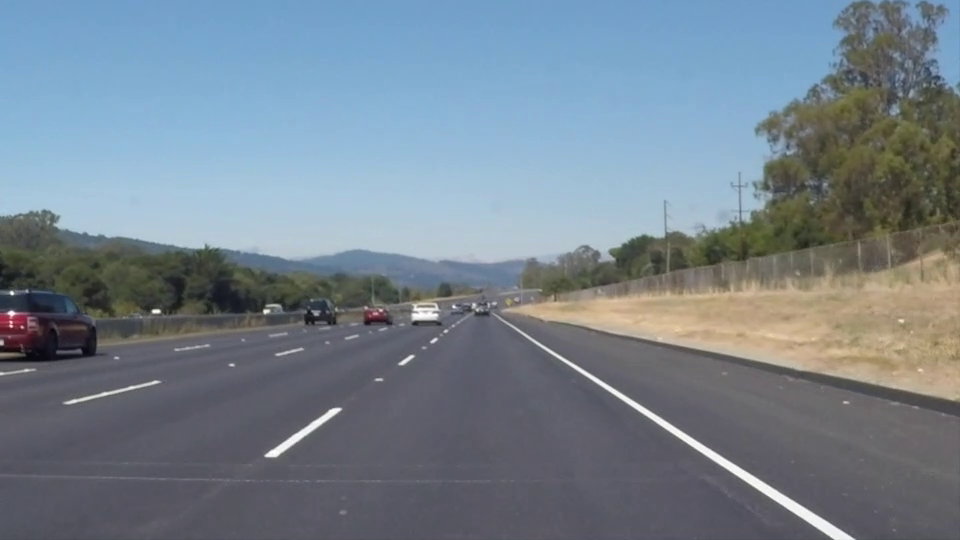
#> input picture frame 22 of test1.mp4, 960 x 540 px
$ python Opency.py
#> lines starting #> are read from the running program, lines starting #| are printed output that depends on the picture; after the words box and inside, x2 and y2 are one past the last pixel; in counts of white or black regions, pixels touching at a corner belong together
import cv2 as cv2  # importing the library
import numpy as np


def show_image(name: str, image):
    cv2.imshow(name, image)
    cv2.waitKey(20)
    cv2.destroyAllWindows()


def find_canny(img, thresh_low, thresh_high):
    """converts any image into a Canny - params(original image, low threshold, high threshold"""
    # first to grayscale
    img_gray = cv2.cvtColor(img, cv2.COLOR_BGR2GRAY)
    show_image("gray", img_gray)
    # then to gaussian blur
    img_blur = cv2.GaussianBlur(img_gray, (5, 5), 0)
    show_image('blur', img_blur)
    # Canny!
    img_canny = cv2.Canny(img_blur, 100, 200)
    show_image('canny', img_canny)
    return img_canny


# [84 lines left out: functions region_of_interest, draw_lines, get_coordinates, compute_average_lines, not called in this run]

# [24 lines of commented-out code are left out]
cap = cv2.VideoCapture("test1.mp4")

if not cap.isOpened:
    print('Error opening video capture')
    exit(0)
cap.set(5, 20)
# reads it
while True:
    ret, frame = cap.read()
#> frame is the input picture: shape (540, 960, 3); mean B, G, R 141.9, 130.7, 117.7
    if frame is None:
        print(' No captured frame -- Break!')
        break
    lane_image_2 = np.copy(frame)
    lane_image_2 =cv2.cvtColor(lane_image_2,cv2.COLOR_BGR2HLS)
#> lane_image_2: shape (540, 960, 3); mean of channels 0, 1, 2 94.9, 129.9, 55.8
    # show_image('hsv_input',lane_image_2)
    lower_white_hls = np.uint8([  0, 200,   0])
    upper_white_hls = np.uint8([255, 255, 255])
    lane_white_mask = cv2.inRange(lane_image_2,lower_white_hls,upper_white_hls)
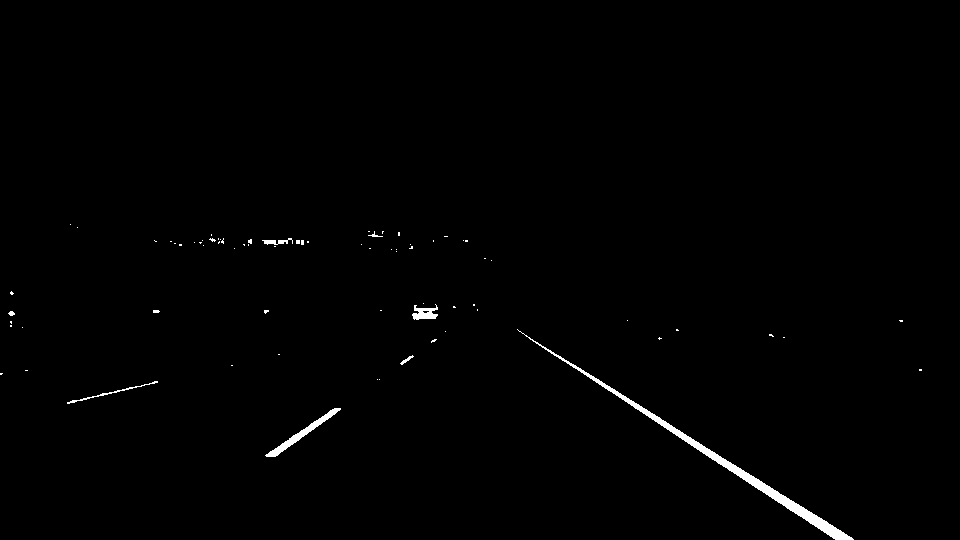
#> lane_white_mask: shape (540, 960); 0.73% white; 74 white regions (66 under 20 px), largest, box (x1, y1, x2, y2) and area: (517, 329, 854, 540) 2359, (265, 408, 341, 457) 532, (412, 304, 438, 320) 244
    # show_image('whitemask',lane_white_mask)
    lane_image_mask = cv2.bitwise_and(lane_image_2,lane_image_2,mask=lane_white_mask)
#> lane_image_mask: shape (540, 960, 3); mean of channels 0, 1, 2 0.5, 1.7, 0.2
    # show_image('bitmask',lane_image_mask)
    lane_canny_2 = find_canny(lane_image_mask,50,150)
#> in find_canny, `img_canny = cv2.Canny(img_blur, 100, 200)`:
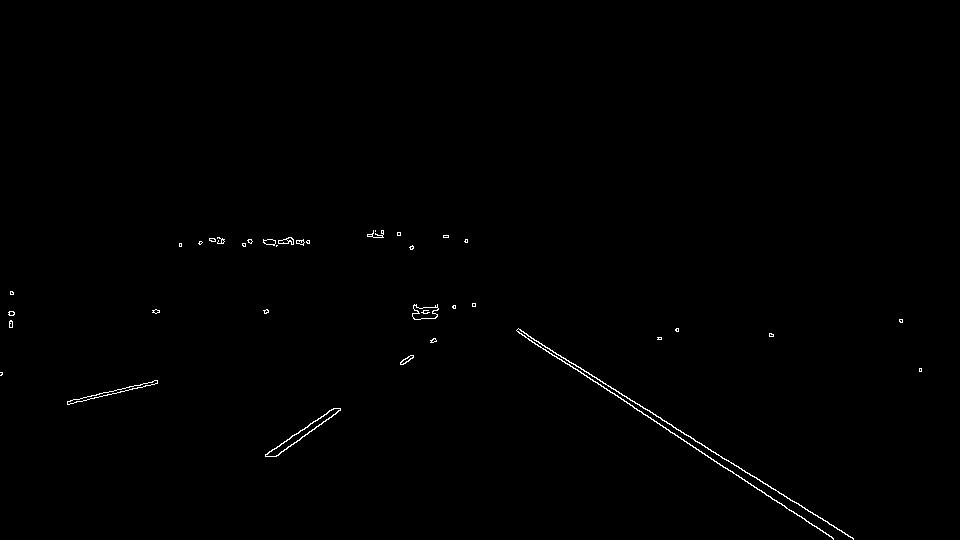
#> img_canny: shape (540, 960); 0.42% white in thin lines or dots, all inside (x1, y1, x2, y2) = (0, 230, 922, 540)
#> (the run stopped early here; a loop or call above may not have finished)

$ run again, starting later in the video
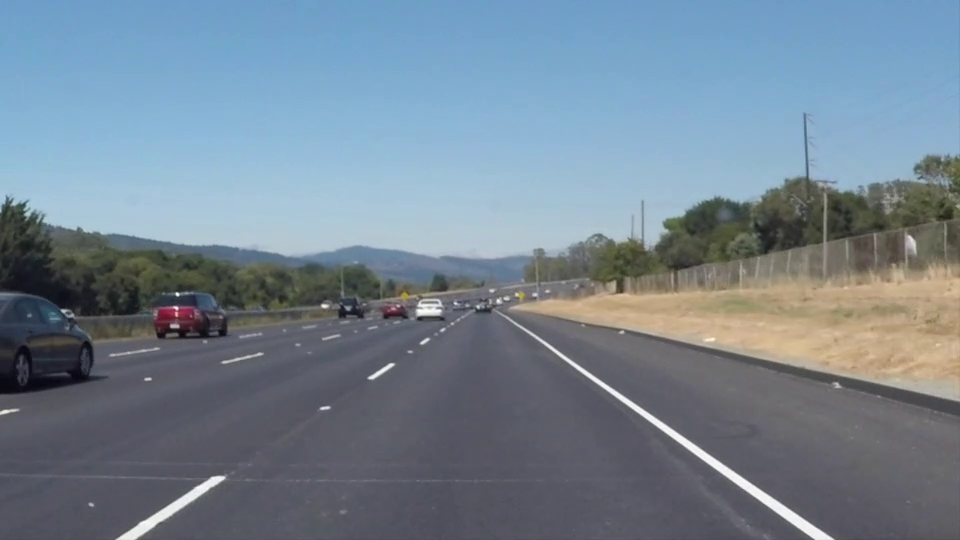
#> input picture frame 99 of test1.mp4, 960 x 540 px
#> frame is the input picture: shape (540, 960, 3); mean B, G, R 146, 132.3, 116.7
#> lane_image_2: shape (540, 960, 3); mean of channels 0, 1, 2 97.5, 131.5, 58.6
#> `lane_white_mask = cv2.inRange(lane_image_2,lower_white_hls,upper_white..`:
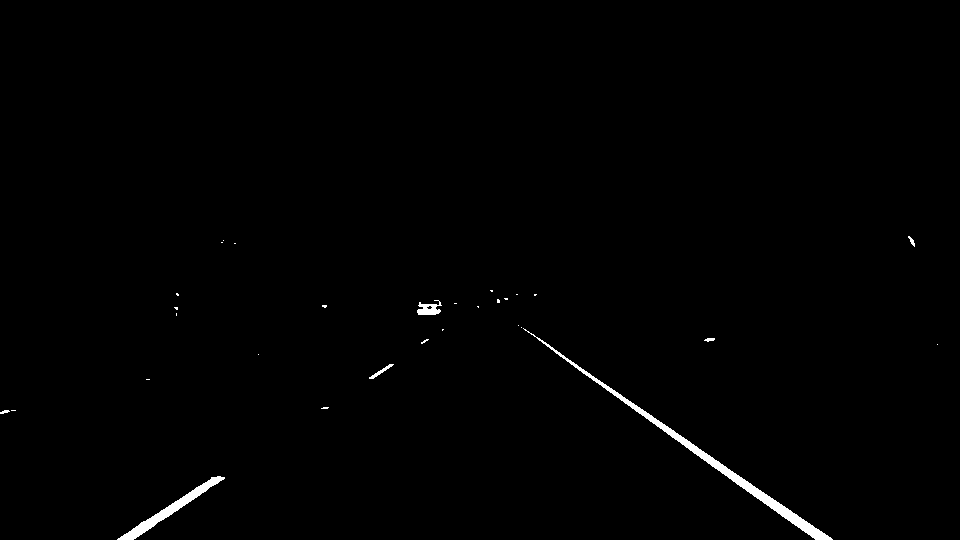
#> lane_white_mask: shape (540, 960); 0.72% white; 30 white regions (23 under 20 px), largest, box (x1, y1, x2, y2) and area: (523, 328, 833, 540) 2243, (117, 476, 225, 540) 997, (417, 300, 442, 315) 223
#> lane_image_mask: shape (540, 960, 3); mean of channels 0, 1, 2 0.7, 1.7, 0.2
#> in find_canny, `img_canny = cv2.Canny(img_blur, 100, 200)`:
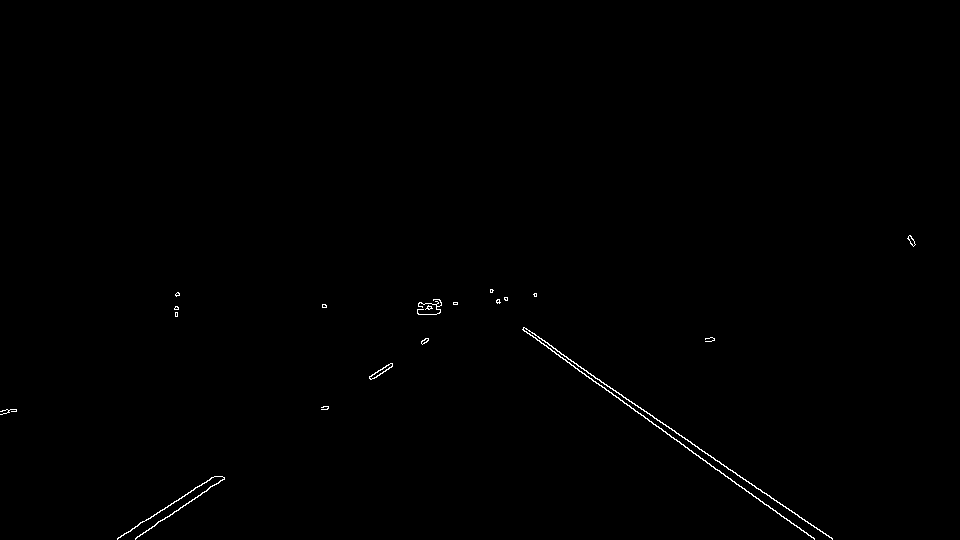
#> img_canny: shape (540, 960); 0.34% white in thin lines or dots, all inside (x1, y1, x2, y2) = (0, 235, 916, 540)

$ run again, starting later in the video
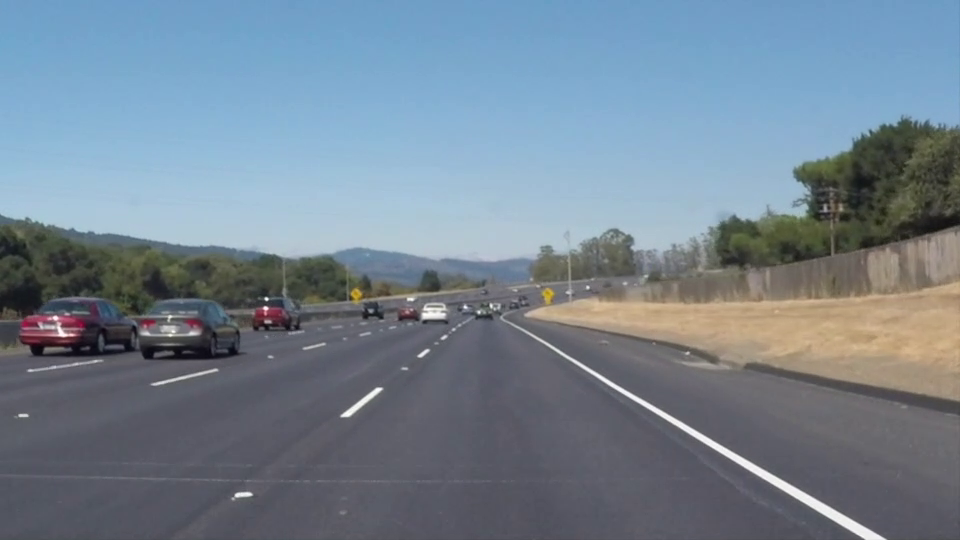
#> input picture frame 176 of test1.mp4, 960 x 540 px
#> frame is the input picture: shape (540, 960, 3); mean B, G, R 145.2, 131.6, 116.5
#> lane_image_2: shape (540, 960, 3); mean of channels 0, 1, 2 97, 131.1, 58
#> `lane_white_mask = cv2.inRange(lane_image_2,lower_white_hls,upper_white..`:
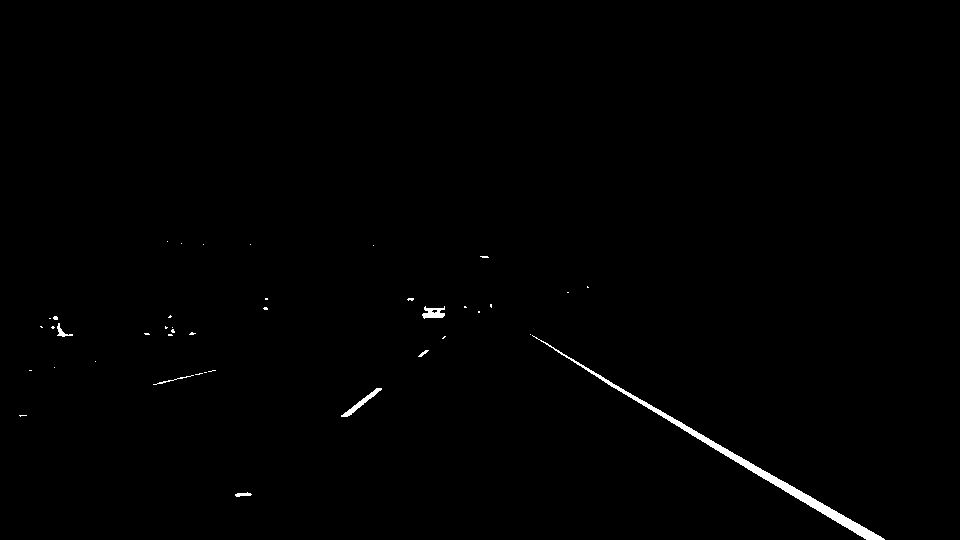
#> lane_white_mask: shape (540, 960); 0.6% white; 41 white regions (34 under 20 px), largest, box (x1, y1, x2, y2) and area: (532, 335, 885, 540) 2293, (341, 388, 382, 417) 220, (422, 306, 445, 319) 187
#> lane_image_mask: shape (540, 960, 3); mean of channels 0, 1, 2 0.5, 1.4, 0.2
#> in find_canny, `img_canny = cv2.Canny(img_blur, 100, 200)`:
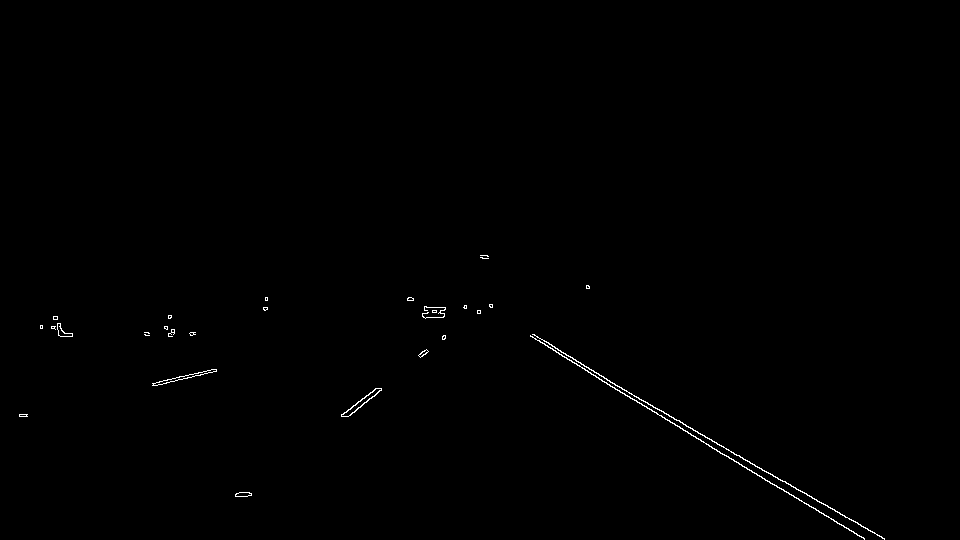
#> img_canny: shape (540, 960); 0.35% white in thin lines or dots, all inside (x1, y1, x2, y2) = (19, 255, 885, 540)
